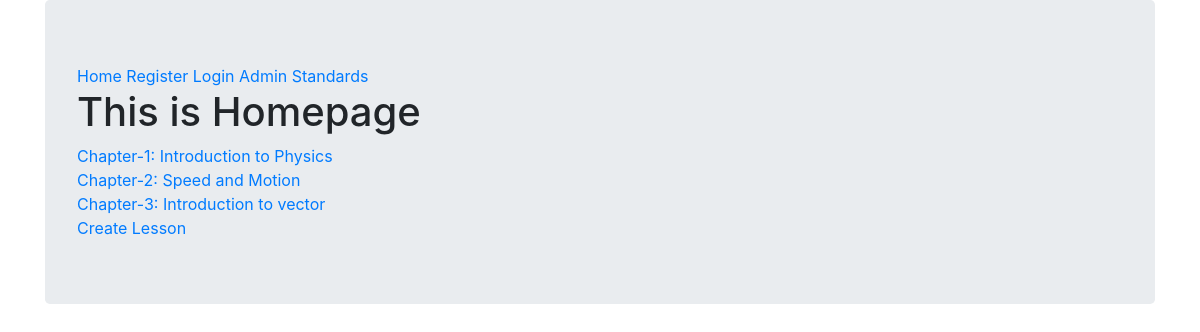
Before: /curriculum/6th-class/physics-6th/ with the older database file.
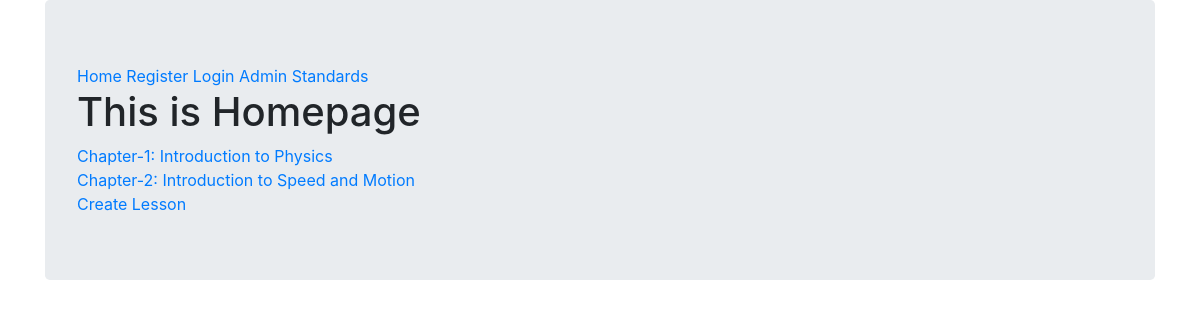
After: the same page with the newer database file.
### curriculum/models.py (models this page shows, shortened)
class lesson(models.Model):
    lesson_id = models.CharField(max_length=100, unique=True)
    standard = models.ForeignKey(standard,on_delete=models.CASCADE)
    created_by = models.ForeignKey(User,on_delete=models.CASCADE)
    created_at = models.DateTimeField(auto_now_add=True)
    subject= models.ForeignKey(subject, on_delete=models.CASCADE, related_name='lessons')
    name = models.CharField(max_length=150)
    position = models.PositiveSmallIntegerField(verbose_name= 'Chapter No')
    slug = models.SlugField(null=True,blank=True)
    video = models.FileField(upload_to=save_lesson_files,verbose_name='video',blank=True,null=True)
    ppt = models.FileField(upload_to=save_lesson_files,verbose_name='ppt',blank=True)
    notes = models.FileField(upload_to=save_lesson_files,verbose_name='notes',blank=True)
    class Meta:
        ordering = ['position']

### curriculum/views.py (the view)
# urls.py: path('<str:standard>/<slug:slug>/', views.lessonListView.as_view(),name='lesson_list'),
class lessonListView(DetailView):
    context_object_name = 'subjects'
    model= subject
    template_name = 'curriculum/lesson_list_view.html'

### curriculum/templates/curriculum/lesson_list_view.html
{% extends 'homepage.html' %}
{% block content %}
    {% for lesson in subjects.lessons.all %}
        <a href="{% url 'curriculum:lesson_details' slug=lesson.slug subject=subjects.slug standard=lesson.standard.slug %}">Chapter-{{lesson.position}}: {{lesson.name}}</a> <br>
    {% endfor %}
    <a href="{% url 'curriculum:lesson_create' standard=subjects.standard.slug slug=subjects.slug %}">Create Lesson</a>
{% endblock content %}

Changed rows visible on the page:
removed lesson: position "3", name "Introduction to vector"
changed lesson: name "Speed and Motion" → "Introduction to Speed and Motion"
